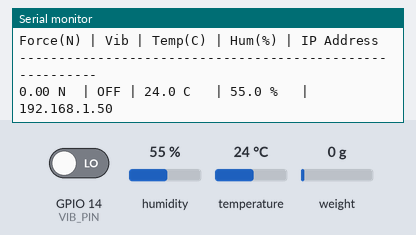
Bench run of a sketch on a simulated ESP8266 (NodeMCU). Shown: the last lines printed to the serial monitor. The inputs (shaded band) are chosen by the test bench; at power-on: GPIO 14 (VIB_PIN) LOW, humidity 55 %, weight on the scale 0 g, temperature 24 °C. WiFi joins after 1.5 s; servers stay silent unless stated.

Above: at 4.7 s.
4.8 s: GPIO 14 (VIB_PIN) driven HIGH
At 6.3 s:
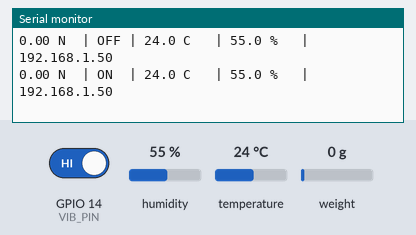
9.5 s: humidity set to 22 %
At 10.8 s:
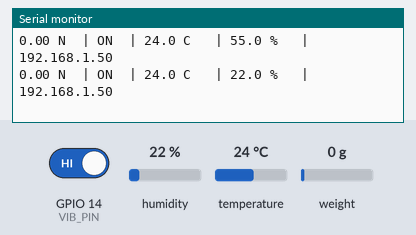
11.0 s: weight on the scale set to 1250 g
12.5 s: temperature set to 12 °C
At 12.5 s:
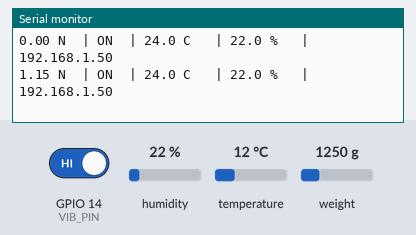
14.0 s: weight on the scale set to 100 g
At 15.3 s:
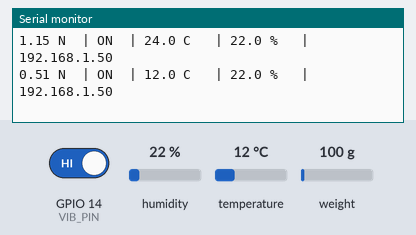
15.5 s: GPIO 14 (VIB_PIN) driven LOW
At 17.7 s:
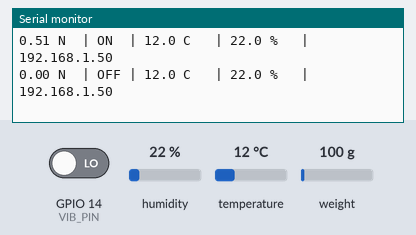
Timing chart, 0 to 18.0 s (numbered marks = the images above; inputs shaded):
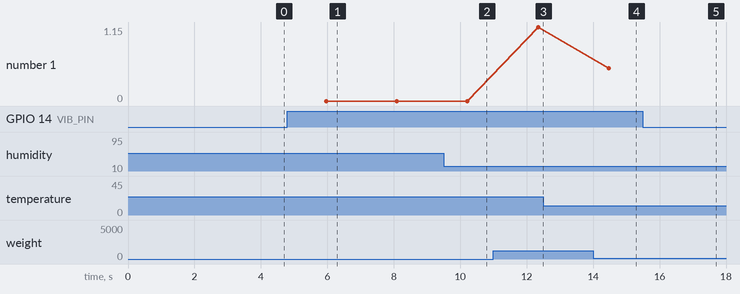

Measured:
- after the input at 4.8 s, the serial monitor: prints a new line after 1.2 s (image 1)
- after the input at 9.5 s, the serial monitor: prints a new line after 0.72 s (image 2)
- after the input at 14.0 s, the serial monitor: prints a new line after 0.47 s (image 4)
- after the input at 15.5 s, the serial monitor: prints a new line after 1.1 s (image 5)
- plotted number 1: 0 → 1.15 after the input at 11.0 s, 1.15 → 0.51 after the input at 14.0 s

The sketch:

all_three.ino
```cpp
#include <ESP8266WiFi.h>
#include <ESP8266WebServer.h>
#include "HX711.h"
#include <DHT.h>

// --- WiFi Credentials ---
const char* ssid = "*******";
const char* password = "#######";

// --- Pin Definitions ---
#define DHTPIN 5     // D1
#define VIB_PIN 14   // D5
#define DT_PIN 12    // D6
#define SCK_PIN 13   // D7

#define DHTTYPE DHT11
DHT dht(DHTPIN, DHTTYPE);
HX711 scale;
ESP8266WebServer server(80);

// --- Variables ---
float calibration_factor = -7050.0;
float currentForce = 0.0;
int currentVib = 0;
float currentTemp = 0.0;
float currentHum = 0.0;

// --- Web Dashboard HTML ---
const char index_html[] PROGMEM = R"rawliteral(
<!DOCTYPE html>
<html>
<head>
    <title>Structural Dashboard</title>
    <meta name="viewport" content="width=device-width, initial-scale=1">
    <style>
        body { font-family: sans-serif; background: #121212; color: white; text-align: center; padding: 10px; margin: 0; }
        .card { background: #1e1e1e; padding: 15px; border-radius: 12px; margin-bottom: 15px; border: 1px solid #333; position: relative; }
        canvas { background: #000; width: 100%; height: 160px; border-radius: 5px; border: 1px solid #444; display: block; }
        .scale-label { position: absolute; left: 15px; font-size: 0.6rem; color: #666; pointer-events: none; }
        .legend { display: flex; justify-content: center; gap: 15px; font-size: 0.9rem; margin-bottom: 8px; }
        #vib-status { padding: 12px; border-radius: 8px; font-weight: bold; background: #2d2d2d; }
        .alert { background: #ff4444 !important; box-shadow: 0 0 15px #ff4444; color: white; }
        .f-text { font-size: 1.3rem; color: #00d4ff; margin-bottom: 8px; }
    </style>
</head>
<body>
    <h3>Structural Health Monitor</h3>
    <div class="card">
        <div class="f-text">Force: <span id="f-num">0.00</span> N</div>
        <div class="scale-label" style="top: 45px;">+50</div>
        <div class="scale-label" style="top: 105px; color:#00d4ff;">0</div>
        <div class="scale-label" style="top: 165px;">-50</div>
        <canvas id="fCanvas"></canvas>
    </div>
    <div class="card">
        <div class="legend">
            <span style="color:#ff9800;">Temp: <span id="t-num">0</span>&deg;C</span>
            <span style="color:#4caf50;">Hum: <span id="h-num">0</span>%</span>
        </div>
        <canvas id="eCanvas"></canvas>
    </div>
    <div class="card"><div id="vib-status">STABLE</div></div>
    <script>
        const fCan = document.getElementById('fCanvas');
        const eCan = document.getElementById('eCanvas');
        const fCtx = fCan.getContext('2d');
        const eCtx = eCan.getContext('2d');
        let fHist = new Array(50).fill(0);
        let tHist = new Array(50).fill(0);
        let hHist = new Array(50).fill(0);

        function draw() {
            [fCan, eCan].forEach(c => { c.width = c.offsetWidth; c.height = c.offsetHeight; });
            let mid = fCan.height / 2;
            fCtx.clearRect(0,0,fCan.width,fCan.height);
            fCtx.strokeStyle='#333'; fCtx.beginPath(); fCtx.moveTo(0,mid); fCtx.lineTo(fCan.width,mid); fCtx.stroke();
            fCtx.strokeStyle='#ffff00'; fCtx.lineWidth=2; fCtx.beginPath();
            fHist.forEach((v,i) => {
                let x=(i/49)*fCan.width; let y=mid-(v/50*(fCan.height/2));
                if(i==0) fCtx.moveTo(x,y); else fCtx.lineTo(x,y);
            });
            fCtx.stroke();
            eCtx.clearRect(0,0,eCan.width,eCan.height);
            eCtx.lineWidth=2;
            eCtx.strokeStyle='#ff9800'; eCtx.beginPath();
            tHist.forEach((v,i) => {
                let x=(i/49)*eCan.width; let y=eCan.height-(v/100*eCan.height);
                if(i==0) eCtx.moveTo(x,y); else eCtx.lineTo(x,y);
            });
            eCtx.stroke();
            eCtx.strokeStyle='#4caf50'; eCtx.beginPath();
            hHist.forEach((v,i) => {
                let x=(i/49)*eCan.width; let y=eCan.height-(v/100*eCan.height);
                if(i==0) eCtx.moveTo(x,y); else eCtx.lineTo(x,y);
            });
            eCtx.stroke();
        }

        setInterval(() => {
            fetch('/data').then(res => res.text()).then(raw => {
                let d = raw.split(',');
                document.getElementById('f-num').innerText = d[0];
                document.getElementById('t-num').innerText = d[2];
                document.getElementById('h-num').innerText = d[3];
                fHist.push(parseFloat(d[0])); fHist.shift();
                tHist.push(parseFloat(d[2])); tHist.shift();
                hHist.push(parseFloat(d[3])); hHist.shift();
                draw();
                let v = document.getElementById('vib-status');
                if(d[1] == "1") { v.innerText="VIBRATION DETECTED!"; v.className="alert"; }
                else { v.innerText="STABLE"; v.className=""; }
            });
        }, 1000);
    </script>
</body>
</html>
)rawliteral";

void handleData() {
    String p = String(currentForce, 2) + "," + String(currentVib) + "," + String(currentTemp, 1) + "," + String(currentHum, 1);
    server.send(200, "text/plain", p);
}

void setup() {
    Serial.begin(115200);
    delay(1000);
    dht.begin();
    pinMode(VIB_PIN, INPUT);
    scale.begin(DT_PIN, SCK_PIN);
    scale.set_scale(calibration_factor);
    scale.tare();

    WiFi.begin(ssid, password);
    Serial.print("\nConnecting WiFi");
    while (WiFi.status() != WL_CONNECTED) { delay(500); Serial.print("."); }

    Serial.println("\n--- SYSTEM READY ---");
    Serial.print("IP: http://"); Serial.println(WiFi.localIP());
    Serial.println("---------------------------------------------------------");
    Serial.println("Force(N) | Vib | Temp(C) | Hum(%) | IP Address");
    Serial.println("---------------------------------------------------------");

    server.on("/", []() { server.send_P(200, "text/html", index_html); });
    server.on("/data", handleData);
    server.begin();
}

void loop() {
    server.handleClient();

    // Read Sensors
    if (scale.is_ready()) {
        float raw = scale.get_units(3);
        currentForce = (raw * 0.4) + (currentForce * 0.6);
        if (abs(currentForce) < 0.15) currentForce = 0.00;
    }
    currentVib = digitalRead(VIB_PIN);

    static unsigned long lastDHT = 0;
    if (millis() - lastDHT > 2000) {
        float t = dht.readTemperature();
        float h = dht.readHumidity();
        if (!isnan(t) && !isnan(h)) { currentTemp = t; currentHum = h; }
        lastDHT = millis();
    }

    // --- Print Sensor Table to Serial Monitor ---
    static unsigned long lastPrint = 0;
    if (millis() - lastPrint > 2000) {
        Serial.print(currentForce, 2); Serial.print(" N  | ");
        Serial.print(currentVib == 1 ? "ON " : "OFF"); Serial.print(" | ");
        Serial.print(currentTemp, 1); Serial.print(" C   | ");
        Serial.print(currentHum, 1); Serial.print(" %   | ");
        Serial.println(WiFi.localIP());
        lastPrint = millis();
    }
}
```
